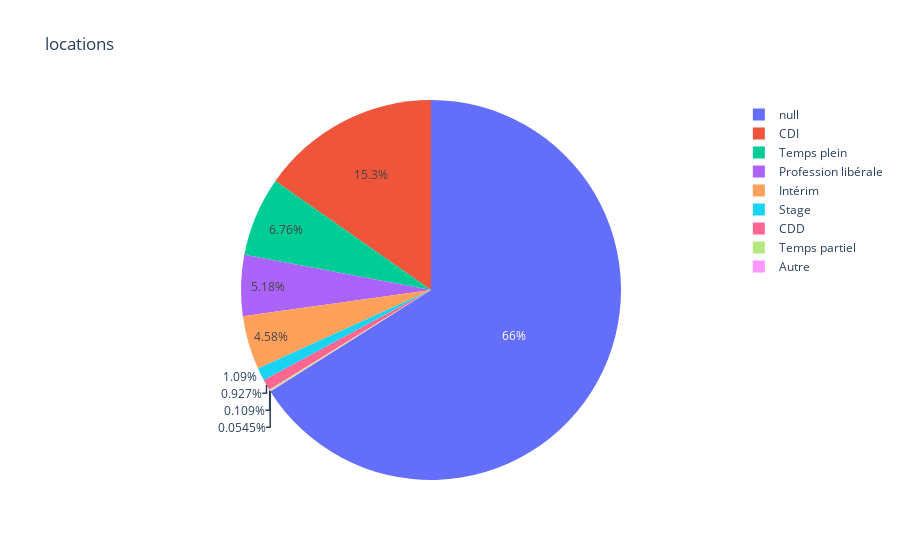

The notebook cell this image was saved under:
### Code cell
fig = px.pie(data, names='type_contrat', title ='locations')
fig.show()

### Figure 1 — Plotly figure (JSON) as saved in the notebook; plotly's stock layout.template omitted (floating-point values rounded to 4 significant figures; data arrays with more than 128 entries replaced by an {"elided": "..."} marker saying what was removed)
{"data": [{"domain": {"x": [0, 1], "y": [0, 1]}, "hovertemplate": "type_contrat=%{label}<extra></extra>", "labels": {"elided": "1834 str values"}, "legendgroup": "", "name": "", "showlegend": true, "type": "pie"}], "layout": {"legend": {"tracegroupgap": 0}, "title": {"text": "locations"}}}
